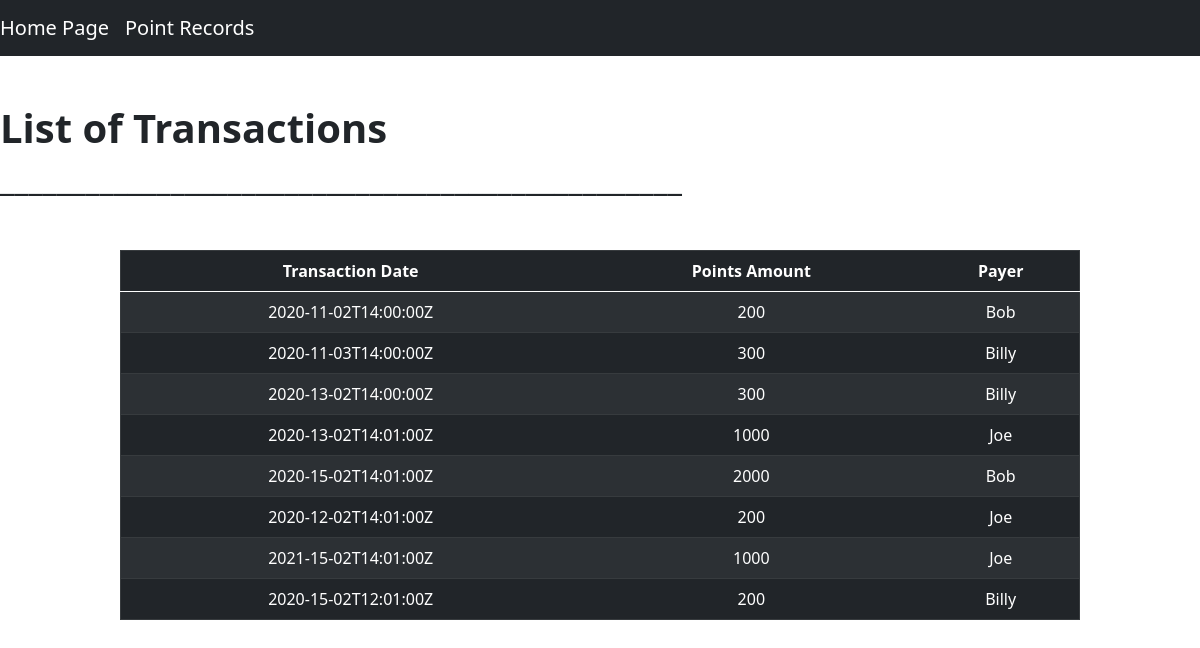
The app's page /points with its own data.
### app.py (models this page shows, shortened)
class User(db.Model):
    __tablename__="user"
    timestamp   = db.Column(db.Text, primary_key=True)
    points      = db.Column(db.Integer)
    payer       = db.Column(db.Text)

### app.py (the view)
@app.route('/points', methods= ['POST', 'GET'])
def points():
    all_points = User.query.all()
    return render_template('points.html',all_points = all_points)

### templates/points.html (shortened to what this page needs)
<!DOCTYPE html>
<html lang="en" dir="ltr">
  <head>
    <link rel="stylesheet" type="text/css" href="../static/css/style.css">
    <link rel="stylesheet" type="text/css" href="../static/bootstrap-5.0.2-dist/css/bootstrap.css">
</head>
{% extends "base.html" %}
{% block content %}
<body class="overflow-scroll">
  <br><br>
  <h1><b>List of Transactions</b></h1>
  <h2>________________________________________________</h2>
  <br>
  <div class="d-flex justify-content-center">
  <table class="table table-striped table-dark" border="1" style="width: 80%; margin-top: 20px; text-align: center;">
    <thead>
      <tr>
        <th scope="col">Transaction Date</th>
        <th scope="col">Points Amount</th>
        <th scope="col">Payer</th>
      </tr>
    </thead>
    <tbody>
      {% for user in all_points %}
      <tr>
          <td>{{user.timestamp}}</td>
          <td>{{user.points}}</td>
          <td>{{user.payer}}</td>
      </tr>
      {% endfor %}
    </tbody>
  </table>
  <br><br><br><br>
</div>
{% endblock %}

### templates/base.html (shortened to what this page needs)
<!DOCTYPE html>
<html lang="en" dir="ltr">
  <head>
    <link rel="stylesheet" type="text/css" href="../static/css/style.css">
    <link rel="stylesheet" type="text/css" href="../static/bootstrap-5.0.2-dist/css/bootstrap.css">
  </head>
  <body style="background-color:white;">
    <nav class="navbar navbar-expand-lg navbar-dark bg-dark">
      <a class=" navbar-brand" href="{{url_for('home')}}">Home Page</a>
      <a class=" navbar-brand" href="{{url_for('points')}}">Point Records</a>
    </nav>
    {% block content %}
    {% endblock %}
  </body>

### static/css/style.css (style rules this page uses)
body { overflow:hidden; }

### records on screen
User: timestamp "2020-11-02T14:00:00Z", points "200", payer "Bob"
User: timestamp "2020-11-03T14:00:00Z", points "300", payer "Billy"
User: timestamp "2020-13-02T14:00:00Z", points "300", payer "Billy"
User: timestamp "2020-13-02T14:01:00Z", points "1000", payer "Joe"
User: timestamp "2020-15-02T14:01:00Z", points "2000", payer "Bob"
User: timestamp "2020-12-02T14:01:00Z", points "200", payer "Joe"
User: timestamp "2021-15-02T14:01:00Z", points "1000", payer "Joe"
User: timestamp "2020-15-02T12:01:00Z", points "200", payer "Billy"
